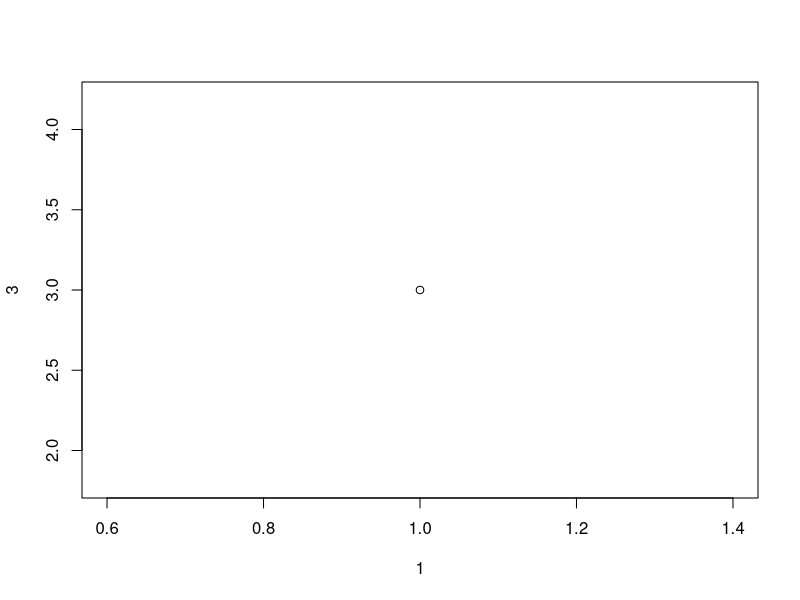
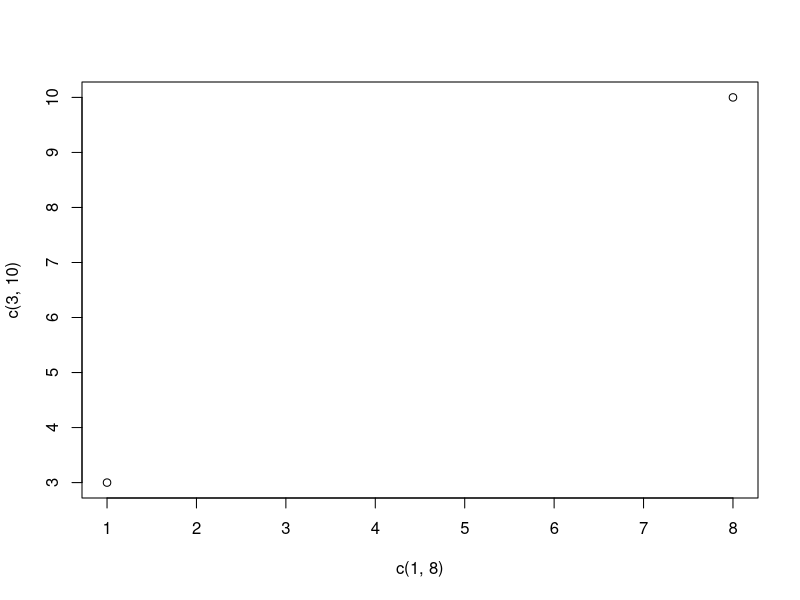
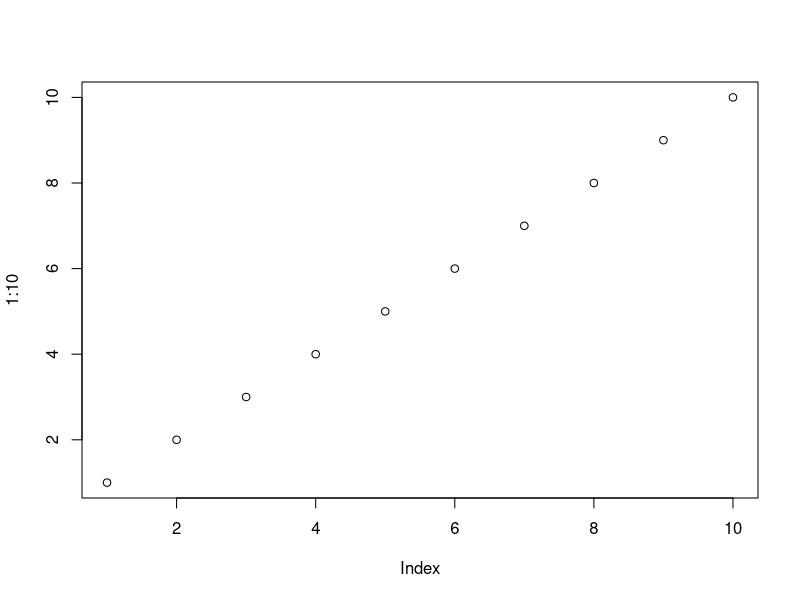
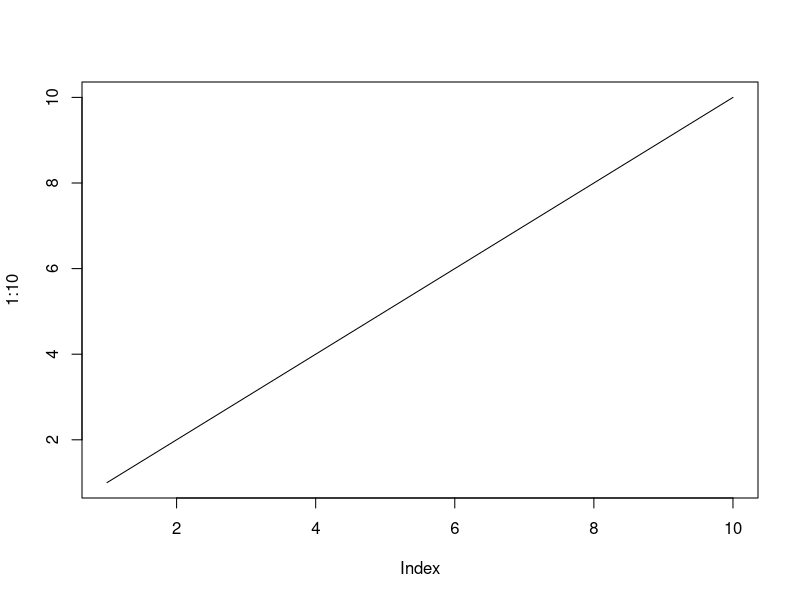
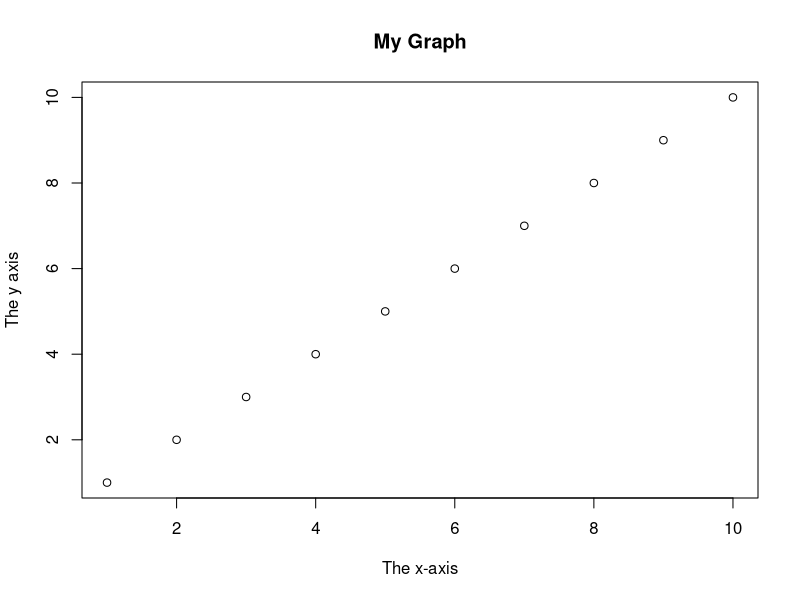
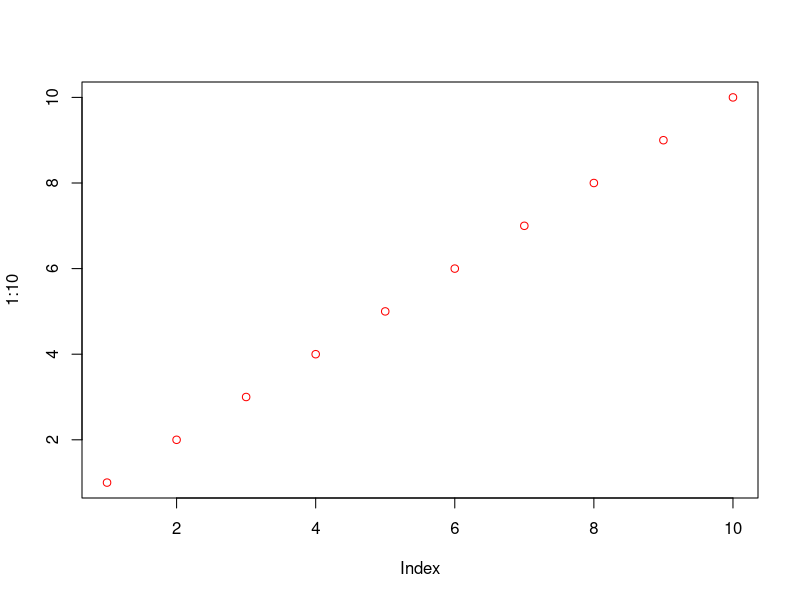
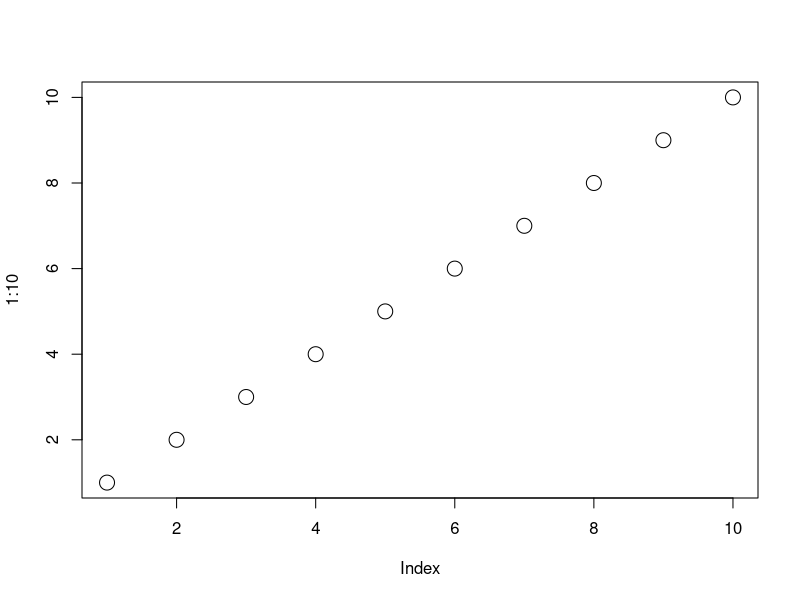
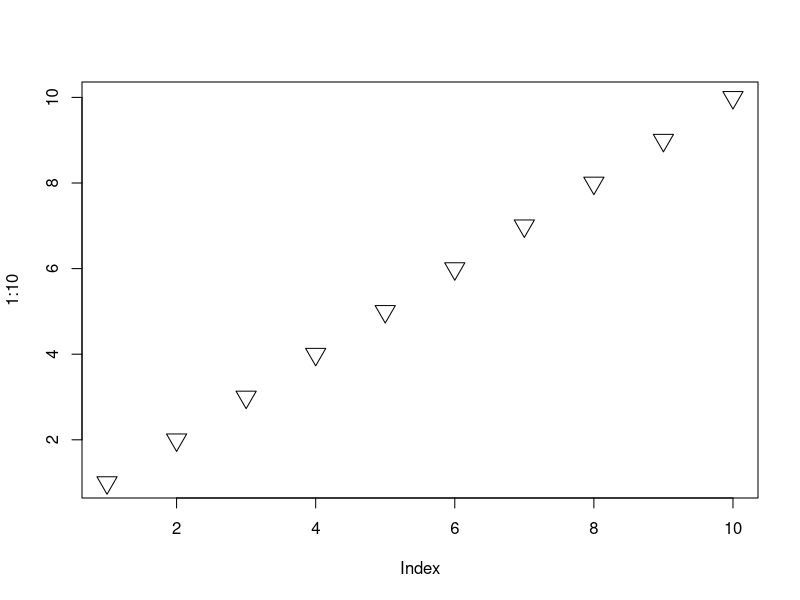

Source code (R) for these figures, in order:
## ---- chunk 1
print("Hello World")
## ---- chunk 2
# Helpful Keybord Shortcuts:
print(" <- :alt+- ")
print(" %>% : ctrl + shift + m")
print(" code chunk == ctrl + shift + i ")
## ---- chunk 3
# Datatypes
w <- 9 # Numeric
x <- 10.5 # Numeric
y <- 10L # Integer
z <- 1i # Complex
## ---- chunk 4
# Type Conversion
# as.integer()
a <- as.numeric(y)
print(a)

# as.integer()
b <- as.integer(w)
class(b)

# as.complex()
c <- as.complex(w)
c
class(c)
## ---- chunk 5
# Functions
abs(-4.7)
max(1, 4, 24)
min(4, 2, 5)
ceiling(1.4)
floor(1.4)
## ---- chunk 6
# Strings
"hello"
"hello"
string <- "Hello World"
# multiline string is a single line. \n is only added at line breaks
multiline_string <- "Lorem ipsum dolor sit amet,
consectetur adipiscing elit,
sed do eiusmod tempor incididunt
ut labore et dolore magna aliqua."
cat(multiline_string) # addes linebreaks in the same position as the code
nchar(string) # string length
grepl("H", string) # Check a string for a sequence of characters in a string
grepl("h", string)
grepl("Hello", string)
grepl("X", string)

paste(string, multiline_string) # combine two strings
## ---- chunk 7
# Escape characters
# \\ backslash
# \n New line
# \r Carriage Return
# \t Tab
# \b Backspace
## ---- chunk 8
# assignment operators
my_var <- 3
my_var
my_new_var <<- 4 # This is a global assigner
my_new_var
1 -> my_var
my_var
5 ->> my_new_var # This is a global assigner
my_new_var

# %in%; finds out if an element belongs to a vector
y <- c(1, 2, 3, 4)
x <- 0
z <- 1

x %in% y
z %in% y

# : is used to create a series in a sequence
collection <- c(1:10)
print(collection)

x %in% collection
z %in% collection
y %in% collection



# %*% defines Matrix Multiplication
## ---- chunk 9
# Function within a function
Outer_func <- function(x) {
    Inner_func <- function(y) {
        a <- x + y
        return(a)
    }
    return(Inner_func)
}
output <- Outer_func(3)
# output will save the value of the Outer_function for reuse
print(output)
output(5)
output(10)
## ---- chunk 10
# Recursion
tri_recursion <- function(k) {
    if (k > 0) {
        print(paste("The value of k is: ", k))
        try(
            if (exists(result)) {
                print(paste("result exists:", result))
            }
        )
        result <- k + tri_recursion(k - 1) # k is stored each time;
        # then the tri_recursion method is called until k == 0
        # then the tri_recursion loops up using the stored values of k to complete the function from previous iterations
        print(paste("The value of result is:", result))
        print(paste("The value of k is: ", k))
        print(result)
    } else {
        print(paste("result is 0; k is: ", k))
        result <- 0
        return(result)
    }
}
tri_recursion(5)
## ---- chunk 11
# Example of global assignment within a function
txt <- "awesome"
my_function <- function() {
    txt <<- "fantastic"
    paste("R is", txt)
}

my_function()

paste("R is", txt) # function will print "R is fantastic" because global assignment was used!
## ---- chunk 12
# Vectors
fruits <- c("banana", "apple", "orange", "mango", "lemon")
numbers <- c(13, 3, 5, 7, 20, 2)

sort(fruits)
sort(numbers)

fruits[1]
fruits
fruits[c(1, 3)]
fruits[c(1:3)]

# Negative indices select all but the ones specified
fruits
fruits[c(-1)]
fruits[c(-2)]

fruits
fruits[c(-1:-3)]

fruits
fruits[c(-1, -4, -3)]

# repeat vectors
repeat_independent <- rep(c(1, 2, 3), times = c(5, 2, 1))
repeat_independent # this will repeat "1" five times, "2" two times, & "3" one time

# generating sequence vectors
sequence_of_numbers <- seq(from = 0, to = 100, by = 20)
sequence_of_numbers
## ---- chunk 13
# Lists
thislist <- list(fruits) # this is a list containing a collection
thislist
class(thislist)

anotherlist <- list("apple", "banana", "cherry") # this is a list containing three distinct elements
anotherlist
class(anotherlist)


# check if an item exists in a list
"apple" %in% anotherlist
"apple" %in% thislist
"apple" %in% thislist[[1]]
## ---- chunk 14
# matrices
thismatrix <- matrix(c("apple", "banana", "cherry", "orange", "grape", "pineapple", "pear", "melon", "fig"), nrow = 3, ncol = 3)

thismatrix

thismatrix[c(1, 2, 3), ] # select rows 1, 2, & 3

# use cbind to add additional elements to the matrix
newmatrix <- cbind(thismatrix, c("strawberry", "blueberry", "raspberry"))
newmatrix

# use rbind to add additional rows to the matrix
newermatrix <- rbind(newmatrix, c("1", "2", "3", "4"))
newermatrix

# remove rows & columns
thismatrix
thismatrix[c(-1), c(-1)] # you have removed row 1 and col 1

thismatrix[c(-1), ]
thismatrix

# check if an item exists
"apple" %in% thismatrix
"nonsense" %in% thismatrix

# check the dimensions of the matrix
dim(thismatrix)

dim(newermatrix)

# matrix length
length(thismatrix)
length(newermatrix)

# loop through a matrix
print(paste("thismatrix:",thismatrix))
cat("\n")
for (col in 1:ncol(thismatrix)) {
    for (row in 1:nrow(thismatrix)) {
        print(paste("Row:", row))
        print(paste0("col:", col))
        print(paste("value:",thismatrix[col, row]))
        cat("\n")
    }
}

thismatrix[1,2] # column 1; row 2

# combine two matrices
Matrix1 <- matrix(c("apple", "banana", "cherry", "grape"), nrow = 2, ncol = 2)
Matrix2 <- matrix(c("orange", "mango", "pineapple", "watermelon"), nrow = 2, ncol = 2)

Matrix1

Matrix2

# Adding it as rows
Matrix_Combined <- rbind(Matrix1, Matrix2)
Matrix_Combined

# Adding the matrices as columns
Matrix_Combined_cols <- cbind(Matrix1,Matrix2)
Matrix_Combined_cols
## ---- chunk 15
# Plotting
plot(1,3)
## ---- chunk 16
plot(c(1,8),c(3,10)) # draw two points at 1,3 & 8,10
## ---- chunk 17
plot(1:10)
## ---- chunk 18
# Drawing a line
plot(1:10, type="l")
## ---- chunk 19
# Plot Labels
plot(1:10, main="My Graph", xlab="The x-axis", ylab="The y axis")
## ---- chunk 20
# Graph Appearance

## Color
plot(1:10, col="red")

## Size
plot(1:10, cex=2)

# Point Shape
plot(1:10, pch=25, cex=2)
## ---- chunk 21
# Line Graphs

plot(1:10, type="l")

## ---- chunk 22
plot(1:10, type="l", col="blue")
## ---- chunk 23
plot(1:10, type="l", lwd=2)
## ---- chunk 24
# Line Styles

plot(1:10, type="l", lwd=5, lty=3)

# 0 removes the line
# 1 displays a solid line
# 2 displays a dashed line
# 3 displays a dotted line
# 4 displays a "dot dashed" line
# 5 displays a "long dashed" line
# 6 displays a "two dashed" line
## ---- chunk 25
# Multiple Lines

line1 <- c(1,2,3,4,5,10)
line2 <- c(2,5,7,8,9,10)

plot(line1, type="l", col="blue")
lines(line2, type="l", col="red")
## ---- chunk 26
# Scatter Plots
x <- c(5,7,8,7,2,2,9,4,11,12,9,6)
y <- c(99,86,87,88,111,103,87,94,78,77,85,86)

plot(x,y, main="Observation of Cars",xlab="Car age", ylab="Car speed") # Plot with labeling

## ---- chunk 27
# Draw two plots on the same figure
# day one, the age and speed of 12 cars:
x1 <- c(5,7,8,7,2,2,9,4,11,12,9,6)
y1 <- c(99,86,87,88,111,103,87,94,78,77,85,86)

# day two, the age and speed of 15 cars:
x2 <- c(2,2,8,1,15,8,12,9,7,3,11,4,7,14,12)
y2 <- c(100,105,84,105,90,99,90,95,94,100,79,112,91,80,85)

plot(x1, y1, main="Observation of Cars", xlab="Car Age", ylab="Car Speed", col="red", cex=2)
points(x2,y2, col="blue", cex=2)

## ---- chunk 28
# R Pie Charts

x <- c(seq(from=10, to=40, by=10))
pie(x) # This will draw a pie chart
# The pie chart will be created counterclockwise from the x-axis
## ---- chunk 29
# Change the initial angle
pie(x, init.angle = 90)
## ---- chunk 30
# Labels & Header
# Create a vector of pies
x <- c(10,20,30,40)

# Create a vector of labels
mylabel <- c("Apples", "Bananas", "Cherries", "Dates")

# Display the pie chart with labels
pie(x, label=mylabel, main="Fruits")
## ---- chunk 31
# Colors
colors <- c("Red","Green", "Blue", "Yellow")

# Create a vector of pies
x <- c(10,20,30,40)

# Create a vector of labels
mylabel <- c("Apples", "Bananas", "Cherries", "Dates")

# Display the pie chart with colors
pie(x, mylabel, col=colors, main="Pie Chart")
## ---- chunk 32
# Add a legend to your pie graph
# Colors
colors <- c("Red","Green", "Blue", "Yellow")

# Create a vector of pies
x <- c(10,20,30,40)

# Create a vector of labels
mylabel <- c("Apples", "Bananas", "Cherries", "Dates")

# Display the pie chart with colors
pie(x, mylabel, col=colors, main="Pie Chart")

# Adding the legend
legend("bottomright", mylabel, fill=colors)

# Locations for the legend
# bottomright, bottom, bottomleft, left, topleft, top, topright, right, center
## ---- chunk 33
# Bar Charts

# x-axis values
x <- c("A", "B", "C", "D")

# y-axis values
y <- c(2,4,6,8)

barplot(y, names.arg = x)

## ---- chunk 34
# Bar Color
 # x-axis values
x <- c("A", "B", "C", "D")

# y-axis values
y <- c(2,4,6,8)

barplot(y, names.arg = x, col="Red")
## ---- chunk 35
# Bar Density / Texture

 # x-axis values
x <- c("A", "B", "C", "D")

# y-axis values
y <- c(2,4,6,8)

# Density
barplot(y, names.arg = x, col="Red", density=10)
## ---- chunk 36
# Bar Width

 # x-axis values
x <- c("A", "B", "C", "D")

# y-axis values
y <- c(2,4,6,8)

# Density
barplot(y, names.arg = x, width=c(1,2,3,4))
## ---- chunk 37
# Horizontal Bars

 # x-axis values
x <- c("A", "B", "C", "D")

# y-axis values
y <- c(2,4,6,8)

barplot(y, names.arg=x, horiz=TRUE)
## ---- chunk 38
# STATISTICS
# Print the mtcars dataset (included by default)
mtcars
## ---- chunk 39
# To get information about the dataset
?mtcars
## ---- chunk 40
# Get dimensions of the dataset
dim(mtcars) # 32 observations & 11 variables
## ---- chunk 41
# To install dplyr & tidyverse (optional)
install.packages("dplyr")
install.packages("tidyverse")
library(dplyr)
library(tidyverse)
# cheat-sheet: https://github.com/rstudio/cheatsheets/blob/main/data-transformation.pdf
## ---- chunk 42
glimpse(mtcars)
## ---- chunk 43
# Get the function names of each row
Data_Cars <- mtcars
rownames(Data_Cars)
## ---- chunk 44
# Printing Variable Values
Data_Cars$cyl
## ---- chunk 45
Data_Cars <- mtcars
sort(Data_Cars$cyl)
## ---- chunk 46
arrange(mtcars,  desc(disp), wt, cyl)
## ---- chunk 47
# Analyzing the Data
Data_Cars  <- mtcars

summary(Data_Cars)
## ---- chunk 48
# Max & Min
Data_Cars <- mtcars

which.max(Data_Cars$hp) # This will present the index of the row
which.min(Data_Cars$hp) # This will present the index of the row with the minimum value of hp

max(Data_Cars$hp) # This will present the maximum value
min(Data_Cars$hp) # This will present the minimum value

rownames(Data_Cars)[which.max(Data_Cars$hp)]
rownames(Data_Cars)[which.min(Data_Cars$hp)]
## ---- chunk 49
# Mean, Median, & Mode

Data_Cars  <- mtcars

# Mean
mean(Data_Cars$wt)

# Median
median(Data_Cars$wt)

# Mode
names(sort(-table(Data_Cars$wt)))[1]
## ---- chunk 50
-table(Data_Cars$wt) # This gives the value of -1 to each item in the data
table(Data_Cars$wt) # This give the value of 1 to each item in the data

sort(-table(Data_Cars$wt)) # This will sort from least to greatest, & count each time a duplicate is identified.
# The mode will be at the beginning of this array.

sort(table(Data_Cars$wt)) # This will sort from least to greatest, & count the number of times each duplicte is identified. 
# The mode will be at the end of this array.

# Find the Mode
names(sort(-table(Data_Cars$wt)))[1] # The table is tallied by negative values; The first number will be the most negative number (i.e. the counted the most times);

names(sort(desc(table(Data_Cars$wt))))[1] # This will sort the positive values of the table in a descending order such that the number with the greatest value is the first index in the array; 

tail(names(sort(table(Data_Cars$wt))), n=1) # Here the last index is address with tail since the table is sorted from least to greatest as shown below:

sort(table(Data_Cars$wt))

# names will grab the table name, which is the name of the data we are interested in.
